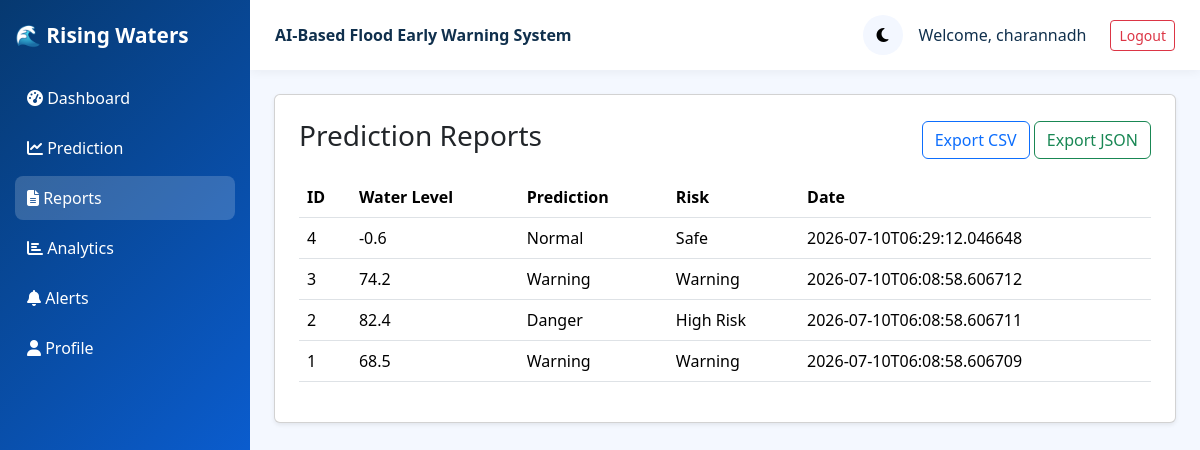
The app's page /reports (signed in) with its own data.
### tables this page shows
CREATE TABLE users (
            id INTEGER PRIMARY KEY AUTOINCREMENT,
            username TEXT UNIQUE NOT NULL,
            email TEXT UNIQUE NOT NULL,
            password TEXT NOT NULL,
            role TEXT DEFAULT 'user',
            phone TEXT,
            location TEXT,
            created_at TEXT NOT NULL
        );

CREATE TABLE predictions (
            id INTEGER PRIMARY KEY AUTOINCREMENT,
            user_id INTEGER,
            water_level REAL,
            rainfall REAL,
            temperature REAL,
            humidity REAL,
            river_flow REAL,
            soil_moisture REAL,
            water_velocity REAL,
            previous_flood_history REAL,
            prediction_label TEXT,
            confidence REAL,
            risk_level TEXT,
            created_at TEXT NOT NULL
        );

### app.py (the view)
@app.route("/reports")
def reports():
    if not require_login():
        return redirect(url_for("login"))
    conn = get_db_connection()
    rows = conn.execute("SELECT * FROM predictions ORDER BY created_at DESC LIMIT 10").fetchall()
    conn.close()
    return render_template("reports.html", rows=rows)

### app.py (called while the page is built)
def get_db_connection():
    conn = sqlite3.connect(DATABASE_PATH)
    conn.row_factory = sqlite3.Row
    return conn

def require_login():
    if "user_id" not in session:
        flash("Please login to continue.", "warning")
        return False
    return True

@app.context_processor
def inject_user():
    user = None
    if "user_id" in session:
        conn = get_db_connection()
        user = conn.execute("SELECT * FROM users WHERE id = ?", (session["user_id"],)).fetchone()
        conn.close()
    return {"current_user": user}

### templates/reports.html
{% extends 'base.html' %}
{% set active_page = 'reports' %}
{% block content %}
<div class="card shadow-sm p-4">
    <div class="d-flex justify-content-between align-items-center mb-3">
        <h3>Prediction Reports</h3>
        <div>
            <a class="btn btn-outline-primary" href="{{ url_for('export_data', kind='csv') }}">Export CSV</a>
            <a class="btn btn-outline-success" href="{{ url_for('export_data', kind='json') }}">Export JSON</a>
        </div>
    </div>
    <table class="table table-hover">
        <thead><tr><th>ID</th><th>Water Level</th><th>Prediction</th><th>Risk</th><th>Date</th></tr></thead>
        <tbody>
            {% for row in rows %}
            <tr><td>{{ row.id }}</td><td>{{ row.water_level }}</td><td>{{ row.prediction_label }}</td><td>{{ row.risk_level }}</td><td>{{ row.created_at }}</td></tr>
            {% endfor %}
        </tbody>
    </table>
</div>
{% endblock %}

### templates/base.html (shortened to what this page needs)
<!DOCTYPE html>
<html lang="en">
<head>
    <link href="https://cdn.jsdelivr.net/npm/bootstrap@5.3.3/dist/css/bootstrap.min.css" rel="stylesheet">
    <link rel="stylesheet" href="https://cdnjs.cloudflare.com/ajax/libs/font-awesome/6.5.2/css/all.min.css">
    <link rel="stylesheet" href="{{ url_for('static', filename='css/style.css') }}">
</head>
<body>
    <div class="sidebar">
        <div class="brand">🌊 Rising Waters</div>
        <a href="{{ url_for('dashboard') }}" class="nav-link {{ 'active' if active_page == 'dashboard' else '' }}"><i class="fas fa-tachometer-alt"></i> Dashboard</a>
        <a href="{{ url_for('prediction') }}" class="nav-link {{ 'active' if active_page == 'prediction' else '' }}"><i class="fas fa-chart-line"></i> Prediction</a>
        <a href="{{ url_for('reports') }}" class="nav-link {{ 'active' if active_page == 'reports' else '' }}"><i class="fas fa-file-alt"></i> Reports</a>
        <a href="{{ url_for('analytics') }}" class="nav-link {{ 'active' if active_page == 'analytics' else '' }}"><i class="fas fa-chart-bar"></i> Analytics</a>
        <a href="{{ url_for('alerts') }}" class="nav-link {{ 'active' if active_page == 'alerts' else '' }}"><i class="fas fa-bell"></i> Alerts</a>
        <a href="{{ url_for('profile') }}" class="nav-link {{ 'active' if active_page == 'profile' else '' }}"><i class="fas fa-user"></i> Profile</a>
    </div>
    <div class="content">
        <nav class="topbar">
            <div class="fw-bold">AI-Based Flood Early Warning System</div>
            <div class="d-flex align-items-center gap-3">
                <button id="themeToggle" class="theme-toggle"><i class="fas fa-moon"></i></button>
                {% if current_user %}
                <span class="me-2">Welcome, {{ current_user['username'] }}</span>
                <a href="{{ url_for('logout') }}" class="btn btn-sm btn-outline-danger">Logout</a>
                {% else %}
                <a href="{{ url_for('login') }}" class="btn btn-sm btn-outline-primary">Login</a>
                {% endif %}
            </div>
        </nav>
        <main class="p-4">
            {% block content %}{% endblock %}
        </main>
    </div>
</body>
</html>

### static/css/style.css (style rules this page uses)
body { background: #f4f8ff; color: #10304d; font-family: "Segoe UI", sans-serif; }
.sidebar { width: 250px; background: linear-gradient(135deg, #063970, #0d6efd); color: white; min-height: 100vh; position: fixed; padding: 20px 15px; }
.content { margin-left: 250px; min-height: 100vh; }
.topbar { background: white; padding: 15px 25px; display: flex; justify-content: space-between; align-items: center; box-shadow: 0 2px 10px rgba(0,0,0,0.05); }
.brand { font-size: 1.3rem; font-weight: bold; margin-bottom: 25px; }
.nav-link { color: white; text-decoration: none; display: block; padding: 10px 12px; border-radius: 8px; margin-bottom: 6px; }
.nav-link:hover, .nav-link.active { background: rgba(255,255,255,0.18); }
.theme-toggle { border: none; background: #f3f7ff; border-radius: 50%; width: 40px; height: 40px; }

### records on screen
users: username "charannadh"
predictions: id "4", water_level "-0.6", prediction_label "Normal", risk_level "Safe", created_at "2026-07-10T06:29:12.046648"
predictions: id "3", water_level "74.2", prediction_label "Warning", risk_level "Warning", created_at "2026-07-10T06:08:58.606712"
predictions: id "2", water_level "82.4", prediction_label "Danger", risk_level "High Risk", created_at "2026-07-10T06:08:58.606711"
predictions: id "1", water_level "68.5", prediction_label "Warning", risk_level "Warning", created_at "2026-07-10T06:08:58.606709"
